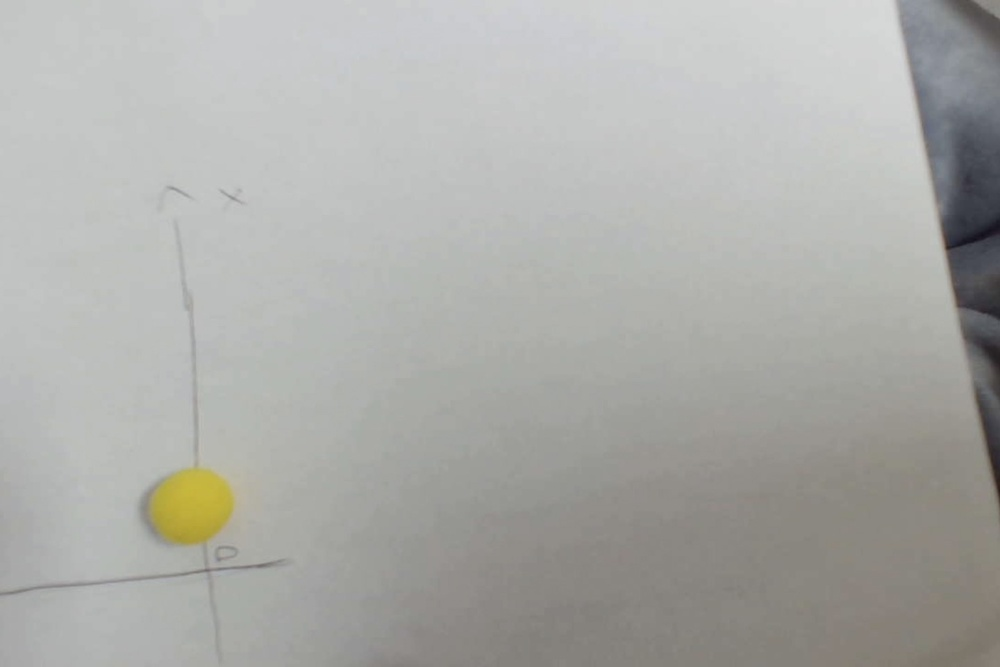
#> input picture linker51-python/assets/052701EC-518A-4D76-98CD-1E14FD97EF2A.jpeg, 1000 x 667 px, shrunk from 1440 x 960 before the run
$ python -i vision_simulator.py   (imports and definitions only)
#> lines starting #> are read from the running program, lines starting #| are printed output that depends on the picture; after the words box and inside, x2 and y2 are one past the last pixel; in counts of white or black regions, pixels touching at a corner belong together
import cv2
import os
import numpy as np

class ImageProcessor:
    def __init__(self, image_path):
        self.image_path = image_path
        if not os.path.exists(image_path):
            raise FileNotFoundError(f"找不到测试图片: {image_path}")

    def get_target_corners(self):
        frame = cv2.imread(self.image_path)
#> frame is the input picture: shape (667, 1000, 3); mean B, G, R 169.1, 172.6, 172.2
        if frame is None:
            return None, None

        # 打印新图片的真实规格
        h, w, c = frame.shape
#> h = 667; w = 1000; c = 3
        print(f"--- 图片规格: 宽 {w}px, 高 {h}px, 通道 {c} ---")
#| --- 图片规格: 宽 1000px, 高 667px, 通道 3 ---

        # 中值滤波去噪，防止纹理干扰
        blurred = cv2.medianBlur(frame, 5)
        hsv = cv2.cvtColor(blurred, cv2.COLOR_BGR2HSV)
#> hsv: shape (667, 1000, 3); mean H, S, V 52.7, 9.2, 173.9

        # 定义黄色的 HSV 范围
        lower_yellow = np.array([20, 100, 100])
        upper_yellow = np.array([40, 255, 255])
        mask = cv2.inRange(hsv, lower_yellow, upper_yellow)
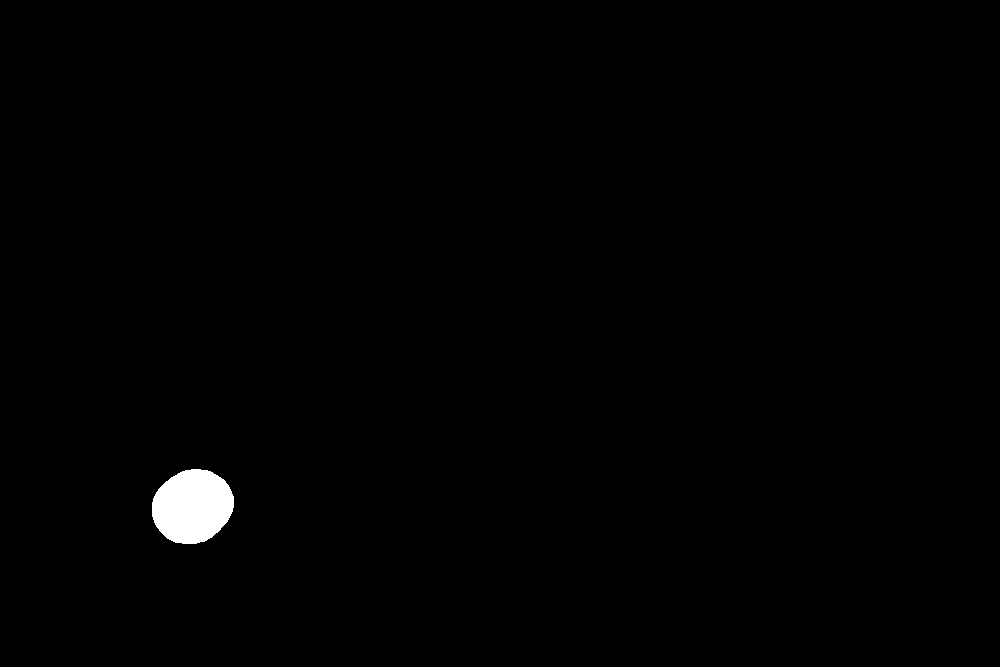
#> mask: shape (667, 1000); 0.71% white; 1 white region

        # 去除背景杂点，填补球体内的阴影
        kernel = kernel = cv2.getStructuringElement(cv2.MORPH_ELLIPSE, (5, 5))
        mask = cv2.morphologyEx(mask, cv2.MORPH_OPEN, kernel)
        mask = cv2.morphologyEx(mask, cv2.MORPH_CLOSE, kernel)

        contours, _ = cv2.findContours(mask, cv2.RETR_EXTERNAL, cv2.CHAIN_APPROX_SIMPLE)
#> contours = 1 contour; box (x1, y1, x2, y2) and area: (152, 469, 234, 544) 4646

        if contours:
            # 找到面积最大的黄色物体
            c = max(contours, key=cv2.contourArea)
#> c = contour of 106 points, box (x1, y1, x2, y2) (152, 469, 234, 544), area 4646

            # 过滤掉过小的杂质区域
            if cv2.contourArea(c) < 100:
                return None, frame

            # 获取最小外接圆
            (x, y), radius = cv2.minEnclosingCircle(c)
#> x = 192.5; y = 506; radius = 41.72
            center = (int(x), int(y))
#> center = (192, 506)
            radius = int(radius)
#> radius = 41

            # 给 solvePnP 四个点，模拟一个以圆心为中心的“虚拟正方形”
            r = radius
#> r = 41
            box = np.array([
                [x - r, y - r],
                [x + r, y - r],
                [x + r, y + r],
                [x - r, y + r]
            ], dtype=np.float32)
#> box = [[151.5, 465], [233.5, 465], [233.5, 547], [151.5, 547]]

            # 在原图上画出绿色边框识别结果
            cv2.circle(frame, center, radius, (0, 255, 0), 2)
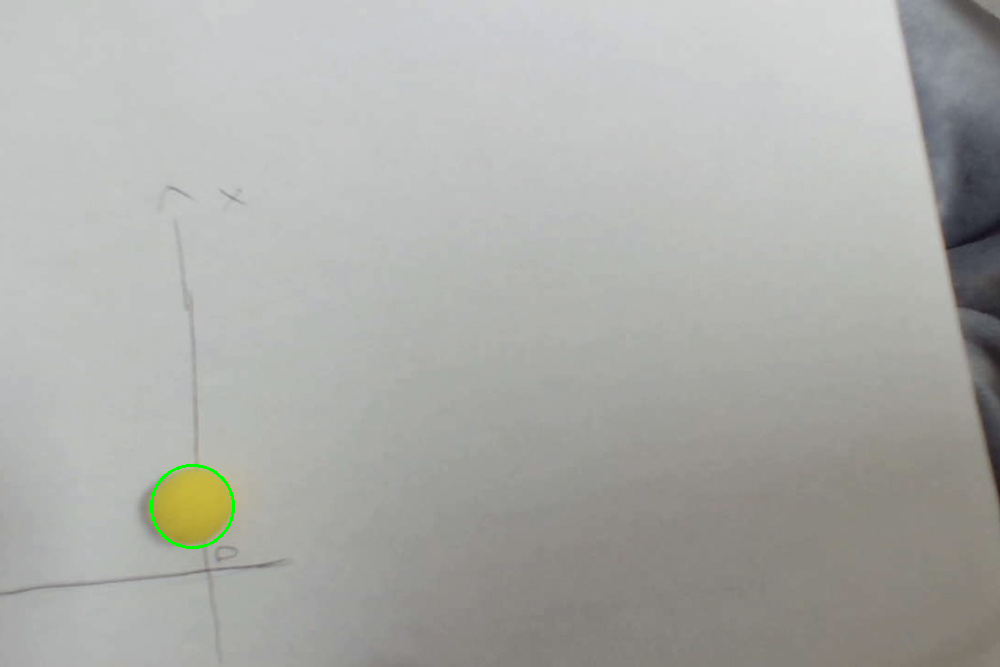
#> frame: shape (667, 1000, 3); 0.12% of pixels changed, all inside (x1, y1, x2, y2) = (150, 464, 235, 549)
            # 在原图上画出红色圆心识别结果
            cv2.circle(frame, center, 2, (0, 0, 255), 3)
#> frame: shape (667, 1000, 3); 0.01% of pixels changed, all inside (x1, y1, x2, y2) = (188, 502, 197, 511)

            return box, frame

        return None, frame

>>> result = ImageProcessor('../assets/052701EC-518A-4D76-98CD-1E14FD97EF2A.jpeg').get_target_corners()

$ run again, on linker51-python/assets/1388867E-AC19-4EE5-A434-DE130D099FD3.jpeg
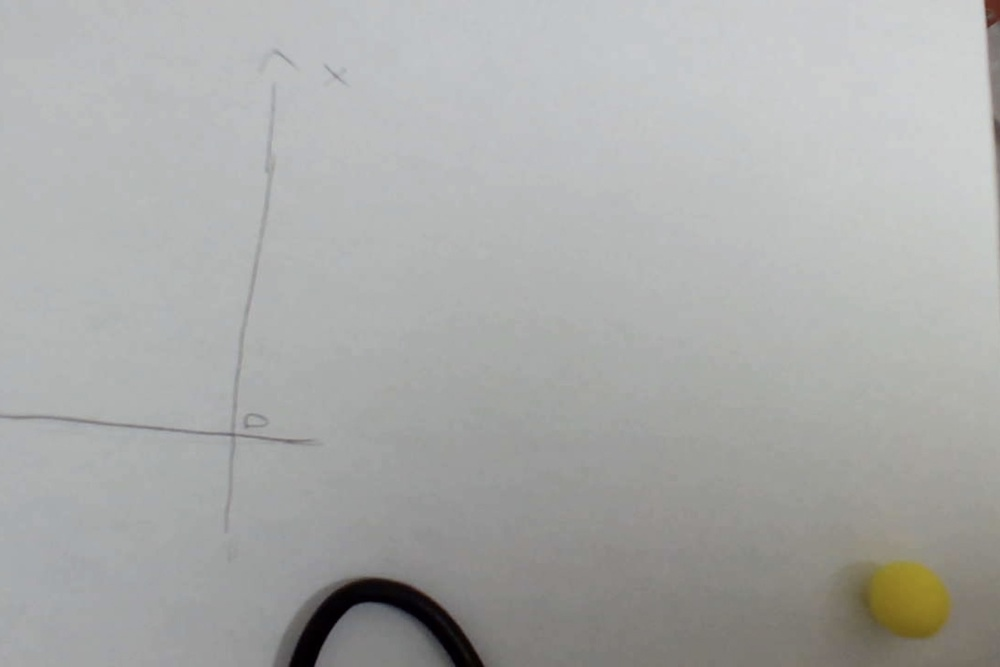
#> input picture linker51-python/assets/1388867E-AC19-4EE5-A434-DE130D099FD3.jpeg, 1000 x 667 px, shrunk from 1440 x 960 before the run
#> in get_target_corners, frame is the input picture: shape (667, 1000, 3); mean B, G, R 169, 170.5, 169.7
#| --- 图片规格: 宽 1000px, 高 667px, 通道 3 ---
#> hsv: shape (667, 1000, 3); mean H, S, V 68.3, 8.8, 171.9
#> in get_target_corners, `mask = cv2.inRange(hsv, lower_yellow, upper_yellow)`:
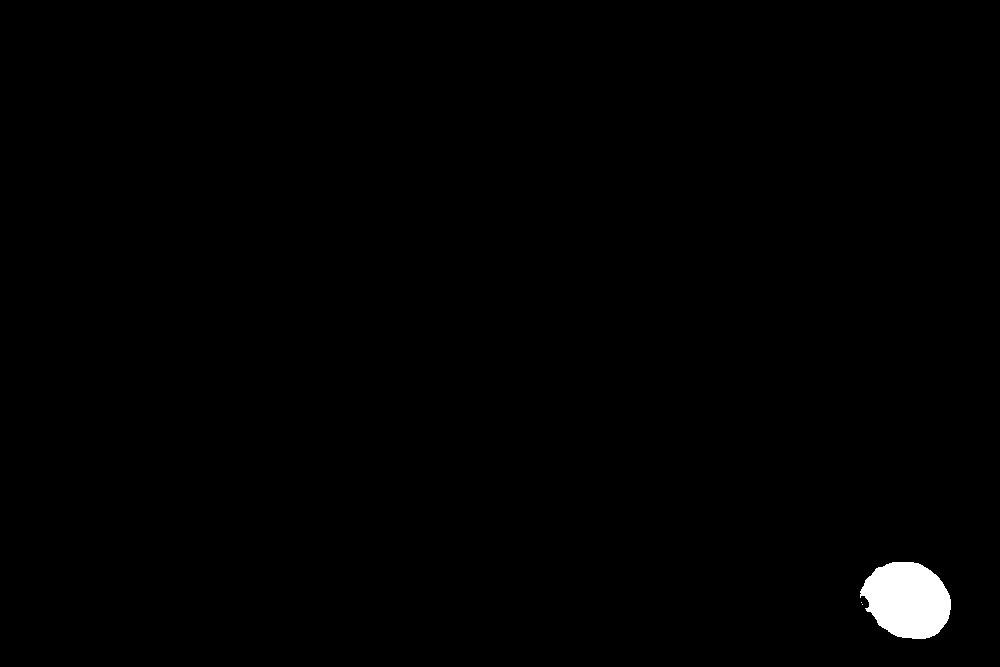
#> mask: shape (667, 1000); 0.79% white; 3 white regions (2 under 20 px), largest, box (x1, y1, x2, y2) and area: (860, 562, 951, 639) 5258
#> contours = 1 contour; box (x1, y1, x2, y2) and area: (861, 562, 951, 639) 5126
#> in get_target_corners, `c = max(contours, key=cv2.contourArea)`: c = contour of 130 points, box (x1, y1, x2, y2) (861, 562, 951, 639), area 5126
#> in get_target_corners, `(x, y), radius = cv2.minEnclosingCircle(c)`: x = 904.7; y = 603; radius = 45.86
#> center = (904, 603)
#> in get_target_corners, `radius = int(radius)`: radius = 45
#> box = [[859.7, 558], [949.7, 558], [949.7, 648], [859.7, 648]]
#> in get_target_corners, `cv2.circle(frame, center, radius, (0, 255, 0), 2)`:
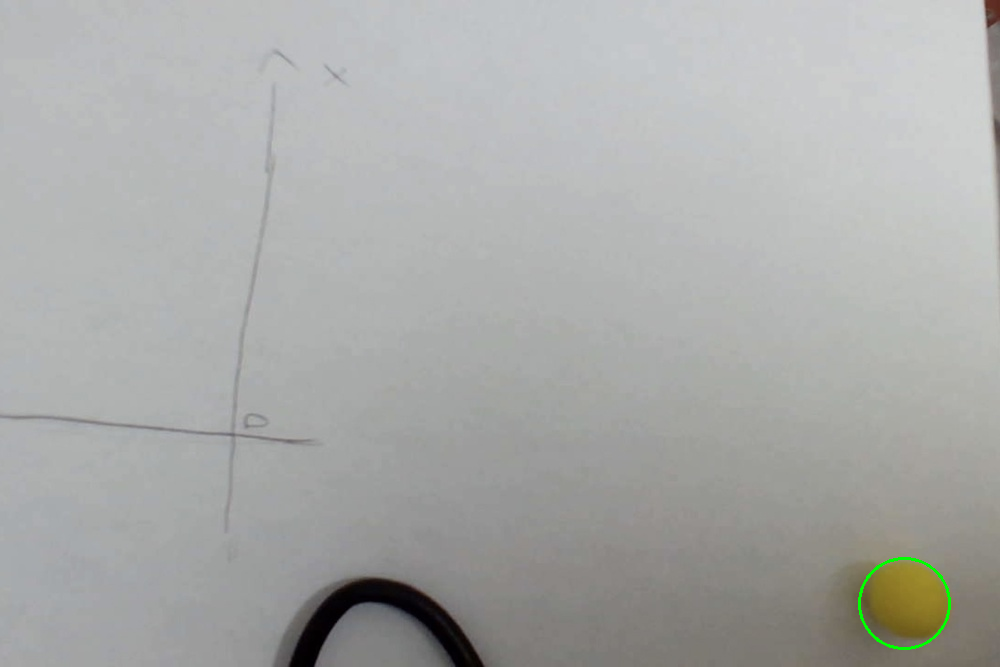
#> frame: shape (667, 1000, 3); 0.13% of pixels changed, all inside (x1, y1, x2, y2) = (858, 557, 951, 650)

$ run again, on linker51-python/assets/1FB70894-64C5-4C27-92D7-9A70BC4055B2.jpeg
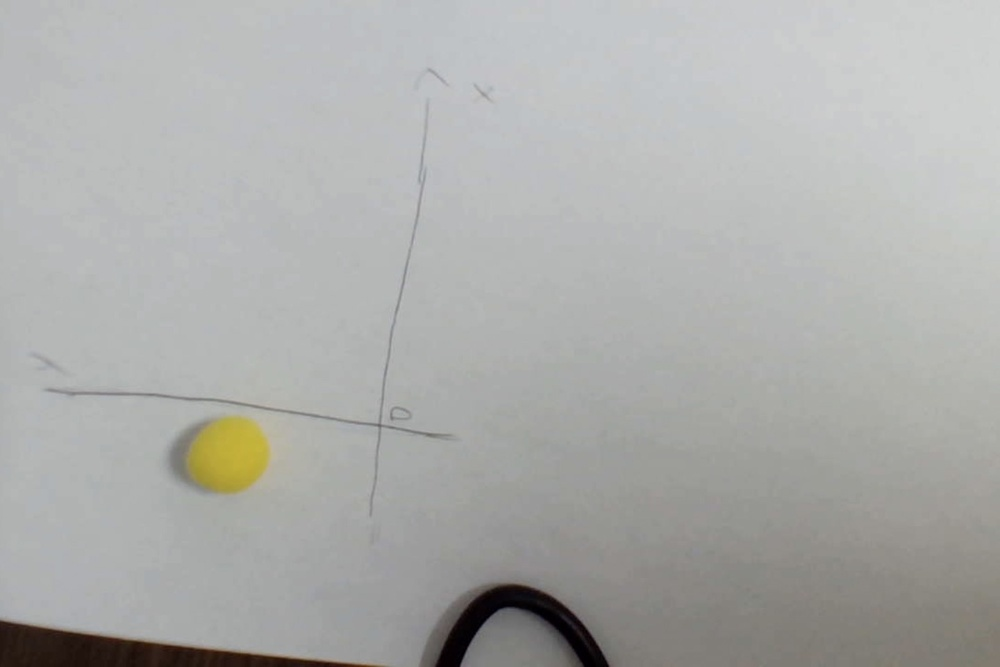
#> input picture linker51-python/assets/1FB70894-64C5-4C27-92D7-9A70BC4055B2.jpeg, 1000 x 667 px, shrunk from 1440 x 960 before the run
#> in get_target_corners, frame is the input picture: shape (667, 1000, 3); mean B, G, R 170.9, 173, 172.2
#| --- 图片规格: 宽 1000px, 高 667px, 通道 3 ---
#> hsv: shape (667, 1000, 3); mean H, S, V 65.1, 9.4, 174.3
#> in get_target_corners, `mask = cv2.inRange(hsv, lower_yellow, upper_yellow)`:
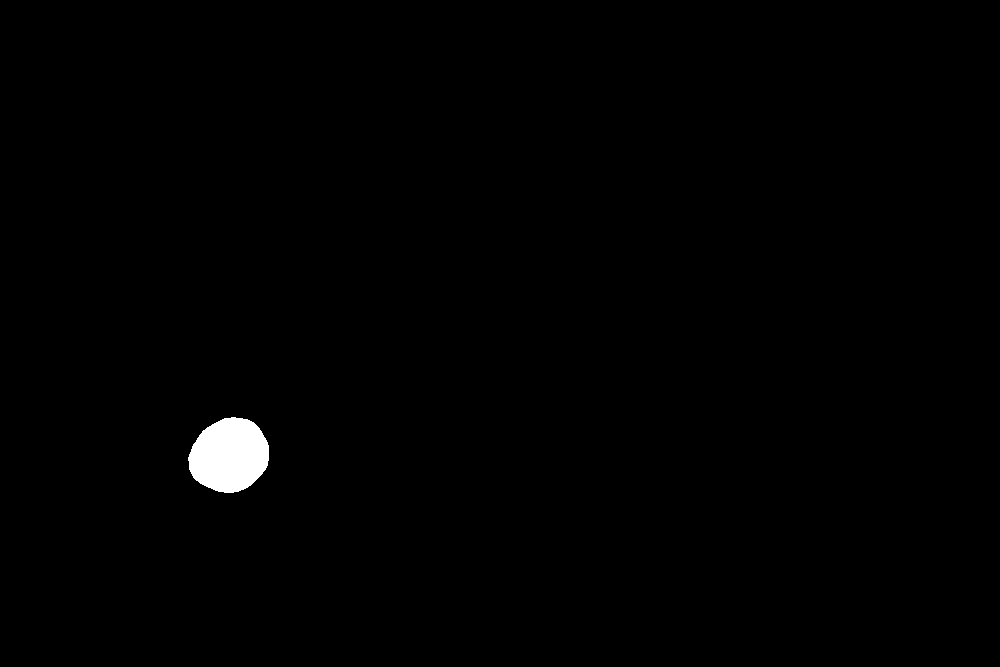
#> mask: shape (667, 1000); 0.7% white; 1 white region
#> contours = 1 contour; box (x1, y1, x2, y2) and area: (188, 417, 269, 493) 4572
#> in get_target_corners, `c = max(contours, key=cv2.contourArea)`: c = contour of 120 points, box (x1, y1, x2, y2) (188, 417, 269, 493), area 4572
#> in get_target_corners, `(x, y), radius = cv2.minEnclosingCircle(c)`: x = 227.8; y = 454.8; radius = 41.35
#> center = (227, 454)
#> in get_target_corners, `radius = int(radius)`: radius = 41
#> box = [[186.8, 413.8], [268.8, 413.8], [268.8, 495.8], [186.8, 495.8]]
#> in get_target_corners, `cv2.circle(frame, center, radius, (0, 255, 0), 2)`:
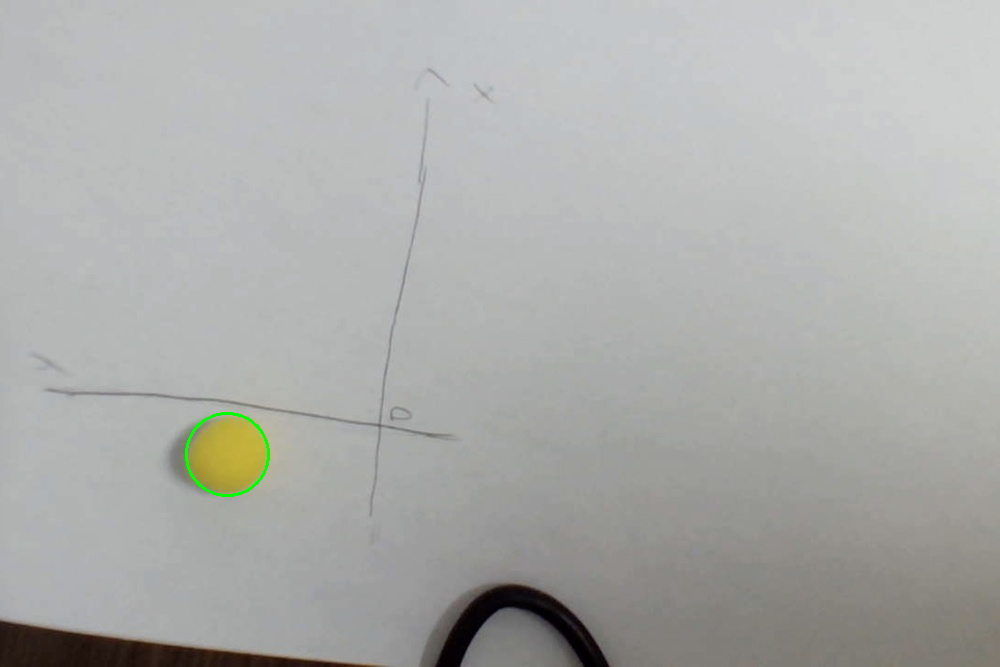
#> frame: shape (667, 1000, 3); 0.12% of pixels changed, all inside (x1, y1, x2, y2) = (185, 412, 270, 497)

$ run again, on linker51-python/assets/4A8C6361-D79F-456B-808C-0F723512EB90.jpeg
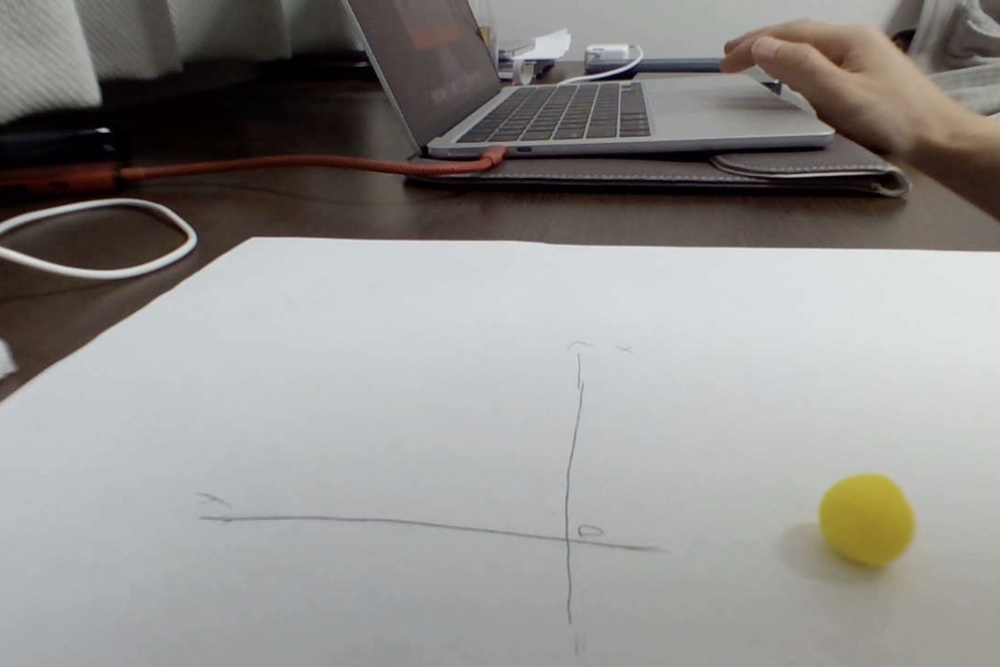
#> input picture linker51-python/assets/4A8C6361-D79F-456B-808C-0F723512EB90.jpeg, 1000 x 667 px, shrunk from 1440 x 960 before the run
#> in get_target_corners, frame is the input picture: shape (667, 1000, 3); mean B, G, R 139.9, 142.5, 144.4
#| --- 图片规格: 宽 1000px, 高 667px, 通道 3 ---
#> hsv: shape (667, 1000, 3); mean H, S, V 65, 33.8, 147.1
#> in get_target_corners, `mask = cv2.inRange(hsv, lower_yellow, upper_yellow)`:
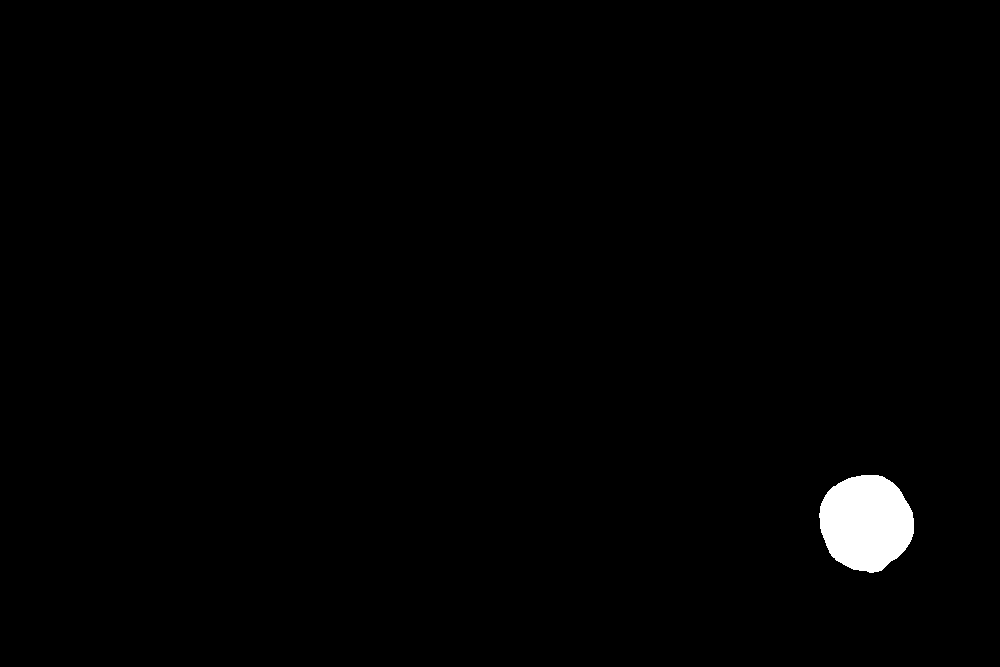
#> mask: shape (667, 1000); 1.1% white; 1 white region, box (x1, y1, x2, y2) and area: (819, 475, 914, 573) 7164
#> contours = 1 contour; box (x1, y1, x2, y2) and area: (819, 475, 914, 573) 7026
#> in get_target_corners, `c = max(contours, key=cv2.contourArea)`: c = contour of 146 points, box (x1, y1, x2, y2) (819, 475, 914, 573), area 7026
#> in get_target_corners, `(x, y), radius = cv2.minEnclosingCircle(c)`: x = 865.8; y = 522.9; radius = 49.62
#> center = (865, 522)
#> in get_target_corners, `radius = int(radius)`: radius = 49
#> box = [[816.8, 473.9], [914.8, 473.9], [914.8, 571.9], [816.8, 571.9]]
#> in get_target_corners, `cv2.circle(frame, center, radius, (0, 255, 0), 2)`:
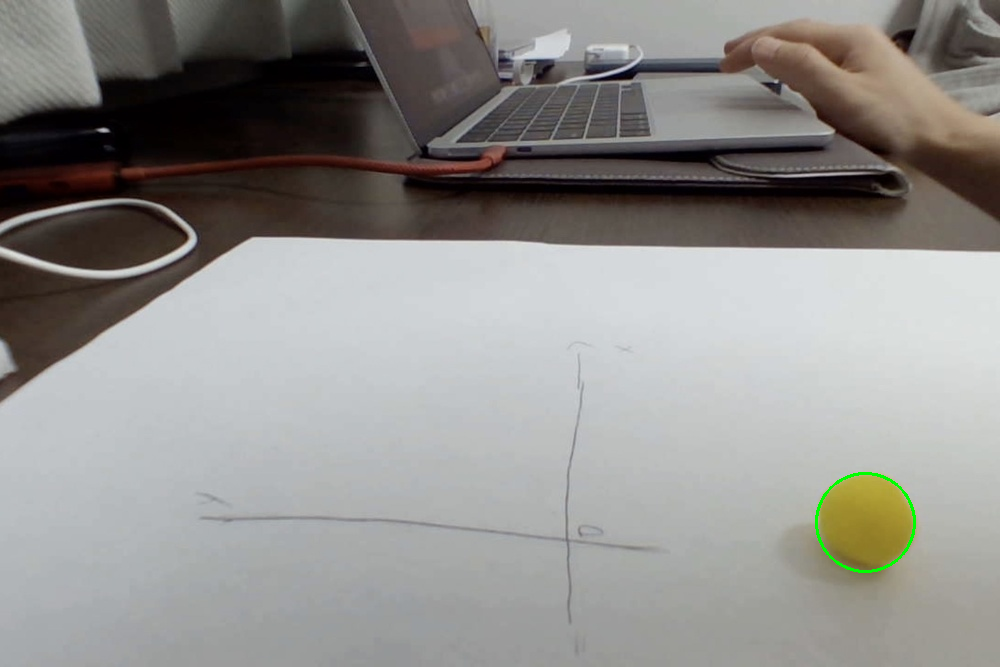
#> frame: shape (667, 1000, 3); 0.14% of pixels changed, all inside (x1, y1, x2, y2) = (815, 472, 916, 573)
